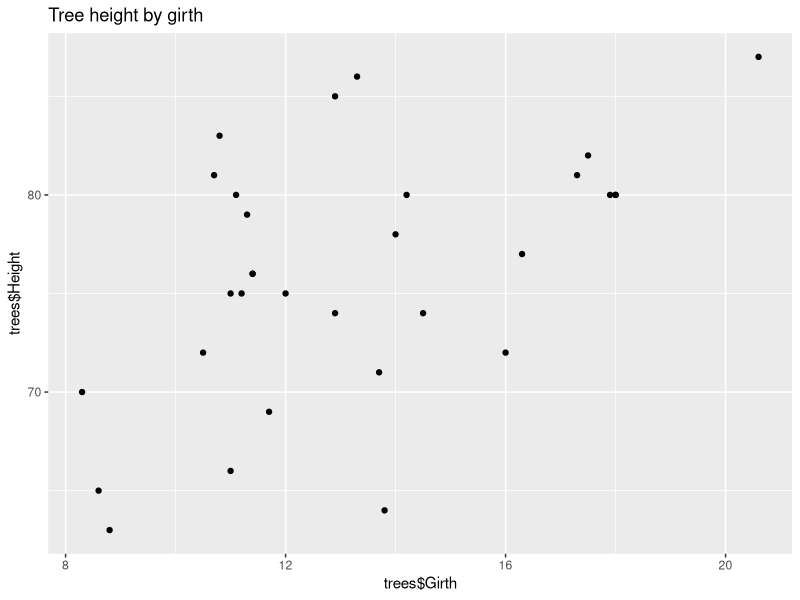
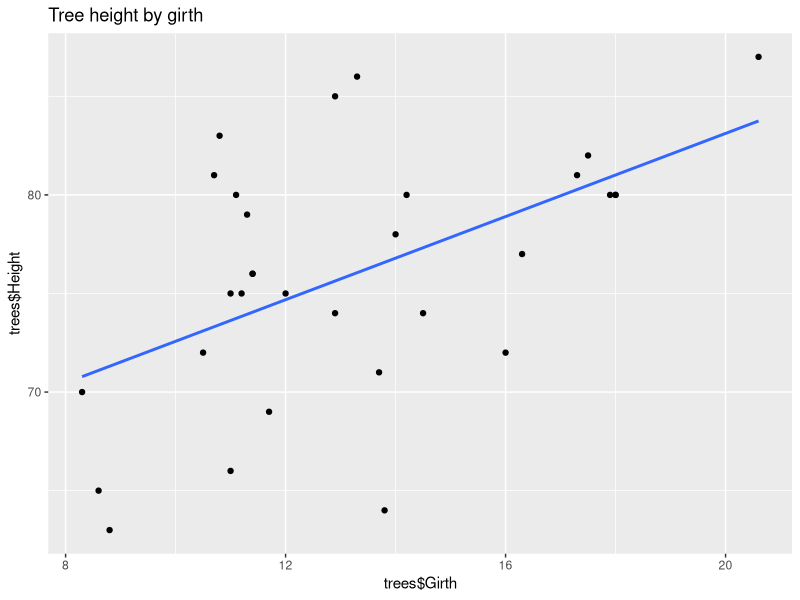
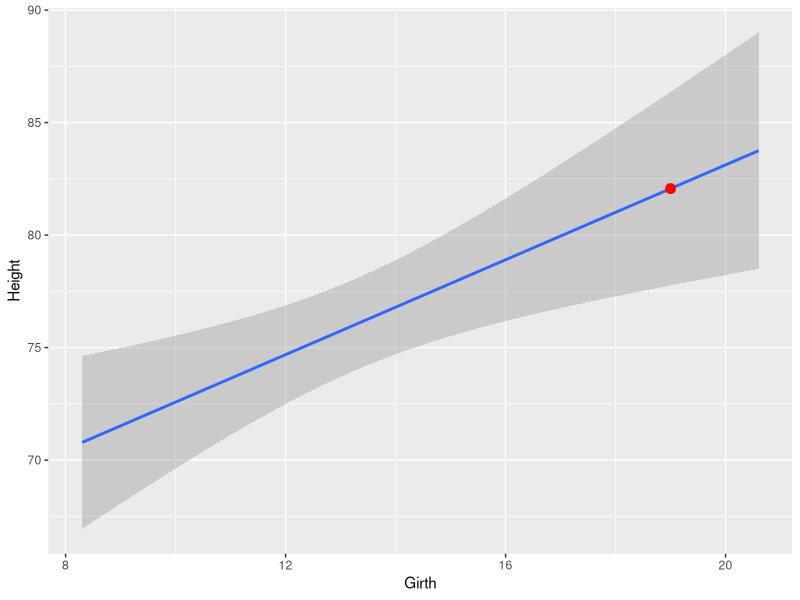
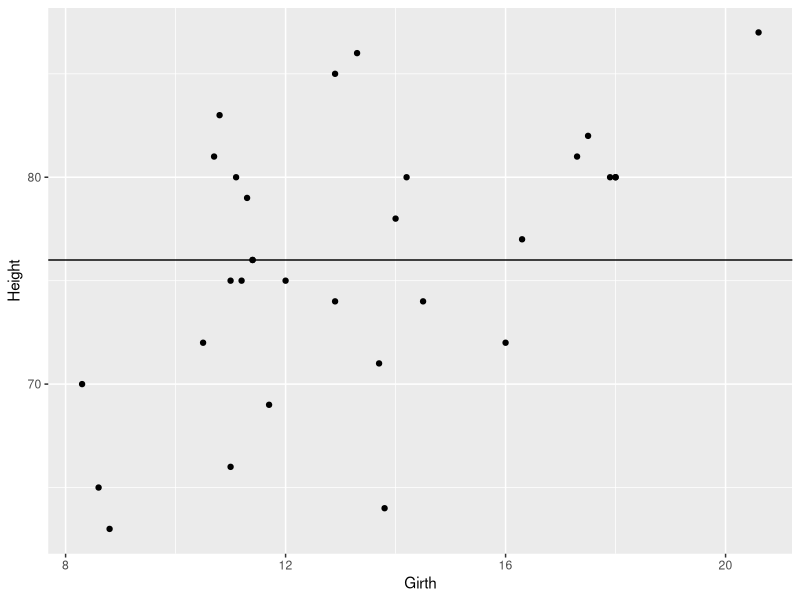
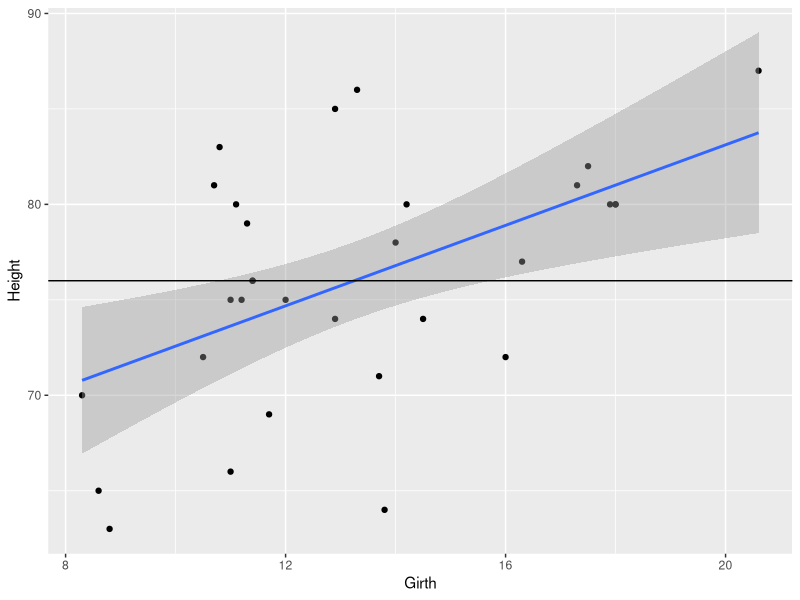
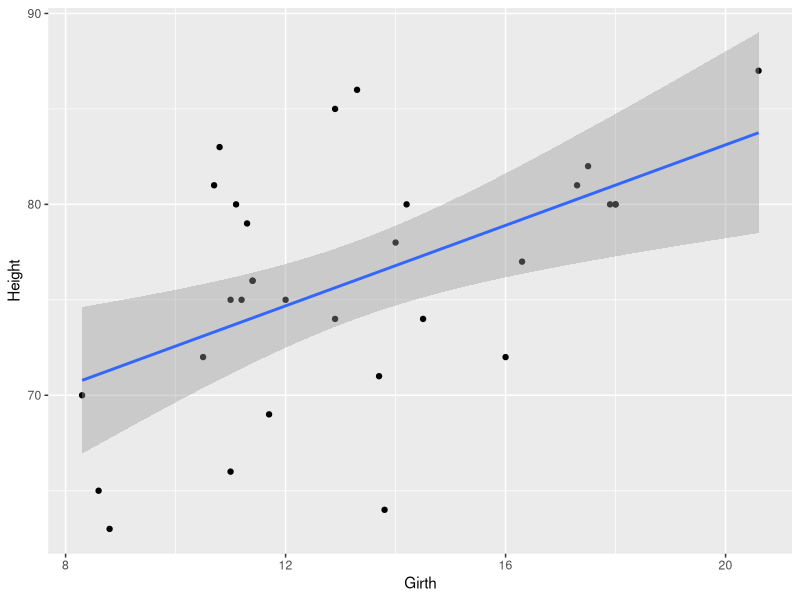
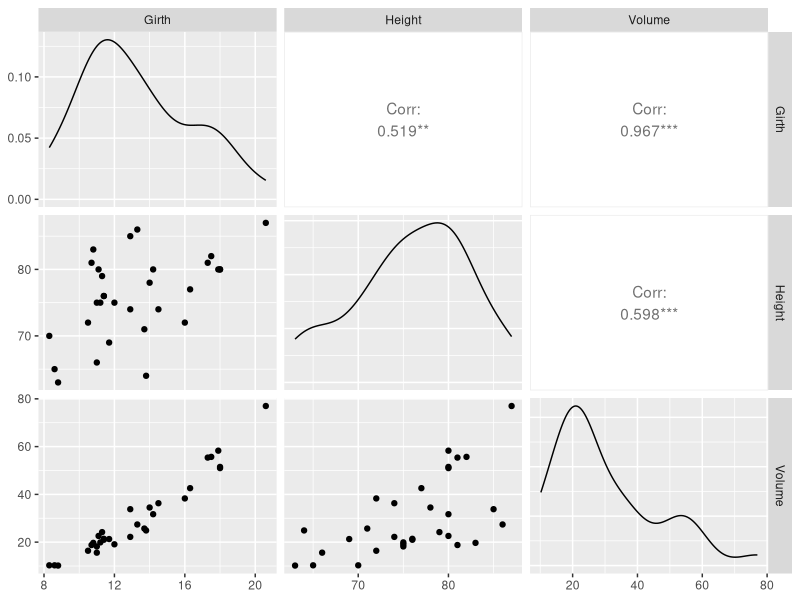
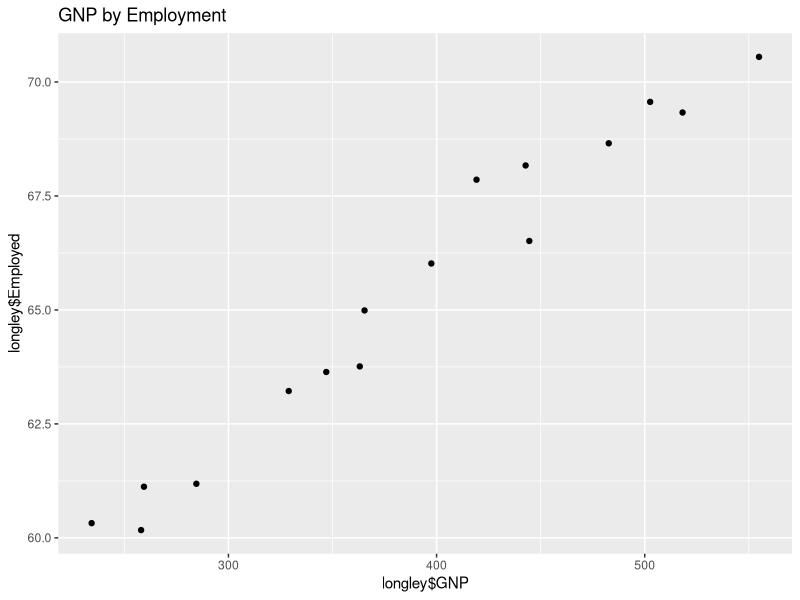

Generate these figures, in order, with R:
install.packages("broom")
install.packages("GGally")

library(tidyverse)
library(lubridate)
library(broom)
library(GGally)

?trees

data(trees)
glimpse(trees)

ggplot(trees,aes(x=trees$Girth, y=trees$Height)) + geom_point()+
  labs(title="Tree height by girth")

ggplot(trees,aes(x=trees$Girth, y=trees$Height)) + geom_point()+ 
  stat_smooth(method = "lm",se = FALSE)+
  labs(title = "Tree height by girth")

#linear model dependent then indipendent. what you want to predict first
lm_trees <- lm(Height ~ Girth, data = trees)
lm_trees

summary(lm_trees)
coef(lm_trees)

#what the model would have predicted 
fitted_trees <- fitted.values(lm_trees)
fitted_trees

# residuals noise how much was my model off from what was actually measured
residual_trees <- residuals(lm_trees)
residual_trees

# investigating strategially especially with a lot of data
# joins the origional data set with the linear model and the residual 
lm_matrix_trees <- broom::augment(lm_trees)
head(lm_matrix_trees)

lm_matrix_trees %>%
  arrange(desc(.resid)) %>%
  head()

#absolute value
lm_matrix_trees$.resid_abs <- abs(lm_matrix_trees$.resid)
lm_matrix_trees %>%
  arrange(desc(.resid_abs)) %>%
  head()

trees %>% filter(Girth ==13.8)

new_trees <- data.frame("Girth" = 19.0)
predict(lm_trees, newdata = new_trees)

mytree <- broom::augment(lm_trees, newdata = new_trees)
mytree

ggplot(data = trees, aes(x=Girth, y=Height)) + 
  stat_smooth(method="lm") + 
  geom_point(data = mytree, aes(y= .fitted),size=3, color="red") + 
  labs("Tree height by girth")

tree_null <- lm(Height ~ 1, data = trees)
tree_null

mean(trees$Height)

ggplot(data = trees, aes(x=Girth, y=Height)) + 
  geom_point() + 
  geom_hline(yintercept = 76) + 
  labs("Tree height with null model")

ggplot(data = trees, aes(x=Girth, y=Height)) + 
  geom_point() + 
  stat_smooth(method = lm) +
  geom_hline(yintercept = 76) + 
  labs("Tree height with null model")

#standard error how much outside of the line is accounted for by the model
ggplot(data = trees, aes(x=Girth, y=Height)) + 
  geom_point() + 
  stat_smooth(method = lm) +
  labs("Tree height with null model")

#how good is our model - Multple R squared
summary(lm_trees)

library(GGally)
ggpairs(data = trees, columns = 1:3)

# create linear models 
# for how 2 different variables predict employment rates
#dependant first
# which model is better able to predict the number of people who are employed 

data(longley)
?longley

glimpse(longley)

longley.x <- data.matrix(longley[,1:6])
longley.y <- longley[, "Employed"]

ggplot(longley,aes(x=longley$GNP, y=longley$Employed)) + geom_point()+
  labs(title="GNP by Employment")

ggplot(longley,aes(x=longley$GNP.deflator, y=longley$Employed)) + geom_point()+ 
  stat_smooth(method = "lm",se = FALSE)+
  labs(title = "GNP by EMployment Line")

#linear model dependent then indipendent. what you want to predict first
lm_longley <- lm(Employed ~ GNP, data = longley)
lm_longley

summary(lm_longley)
coef(lm_longley)

fitted_longley <- fitted.values(lm_longley)
fitted_longley

residual_longley <- residuals(lm_longley)
residual_longley

lm_matrix_longley <- broom::augment(lm_longley)
head(lm_matrix_longley)

lm_matrix_longley %>%
  arrange(desc(.resid)) %>%
  head()

#absolute value
lm_matrix_longley$.resid_abs <- abs(lm_matrix_longley$.resid)
lm_matrix_longley %>%
  arrange(desc(.resid_abs)) %>%
  head()

longley %>% filter(GNP.deflator ==83)

new_longley <- data.frame("GNP" = 88.0)
predict(lm_longley, newdata = new_longley)

mylongley <- broom::augment(lm_longley, newdata = new_longley)
mylongley

ggplot(data = longley, aes(x=GNP, y=Employed)) + 
  stat_smooth(method="lm") + 
  geom_point(data = mylongley, aes(y= .fitted),size=3, color="red") + 
  labs("GND by Employment")

longley_null <- lm(Employed ~ 1, data = longley)
longley_null

mean(longley$Employed)

ggplot(data = longley, aes(x=GNP, y=Employed)) + 
  geom_point() + 
  geom_hline(yintercept = 76) + 
  labs("longley with null model")

ggplot(data = longley, aes(x=GNP, y=Employed)) + 
  geom_point() + 
  stat_smooth(method = lm) +
  geom_hline(yintercept = 65.32) + 
  labs("ongley with null modell")

#standard error how much outside of the line is accounted for by the model
ggplot(data = longley, aes(x=GNP, y=Employed)) + 
  geom_point() + 
  stat_smooth(method = lm) +
  labs("longley with null model")

summary(lm_longley)
